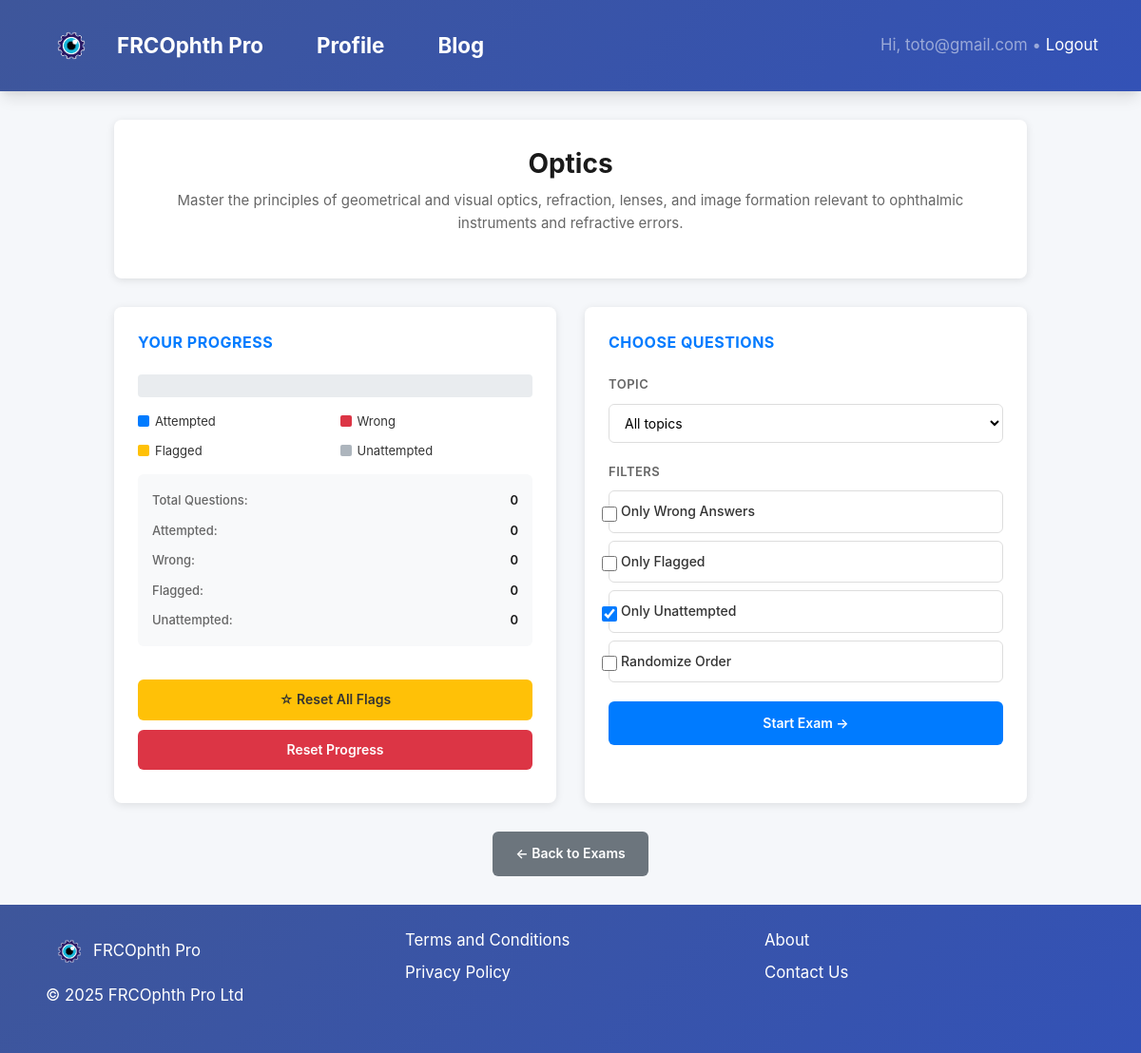
Screenshot of /Quizzes/1/select/ (signed in) with the database file from the repository.
### Quizzes/models.py (models this page shows, shortened)
class Quiz(models.Model):
    title = models.CharField(max_length=200)
    slug = models.SlugField(unique=True)
    description = models.TextField(blank=True)
    time_limit = models.PositiveIntegerField(null=True, blank=True)
    image = models.ImageField(upload_to="quiz_images/", null=True, blank=True)
    created_at = models.DateTimeField(auto_now_add=True)
    display_order = models.PositiveIntegerField(default=0)
    class Meta:
        verbose_name_plural = "Quizzes"
        ordering = ["display_order", "-title"]

### Quizzes/views.py (the view)
# urls.py: path("<int:quiz_id>/select/", views.select_questions, name="select_questions"),
@login_required
def select_questions(request, quiz_id):
    quiz = get_object_or_404(Quiz, id=quiz_id)
    attempt = _get_attempt(request.user, quiz)
    answers = attempt.extra_data.get("answers", {})
    flagged = set(attempt.extra_data.get("flagged", []))
    stats = {
        "total": quiz.questions.count(),
        "attempted": len(answers),
        "wrong": sum(
            1 for d in answers.values() if isinstance(d, dict) and not d.get("is_correct")
        ),
        "flagged": len(flagged),
        "unattempted": max(0, quiz.questions.count() - len(answers)),
    }
    topics = (
        quiz.questions.filter(category__isnull=False)
        .values_list("category__name", flat=True)
        .distinct()
        .order_by("category__name")
    )
    has_queue = bool(request.session.get(f"quiz_{quiz.id}_queue"))
    return render(
        request,
        "Quizzes/select_questions.html",
        {"quiz": quiz, "topics": topics, "stats": stats, "has_queue": has_queue},
    )

### Quizzes/views.py (called while the page is built)
def _get_attempt(user, quiz) -> Attempt:
    attempt, _ = Attempt.objects.get_or_create(
        user=user, quiz=quiz, defaults={"score": 0, "extra_data": {}}
    )
    if attempt.extra_data is None:
        attempt.extra_data = {}
    attempt.extra_data.setdefault("answers", {})
    attempt.extra_data.setdefault("flagged", [])
    attempt.save()
    return attempt

### Quizzes/templates/Quizzes/select_questions.html (shortened to what this page needs)
{% extends "Quizzes/base.html" %}
{% load static %}
{% block content %}
<div class="page-container">
  <div class="header-section">
    <h1 class="quiz-title">{{ quiz.title }}</h1>
    {% if quiz.description %}
      <p class="quiz-description">{{ quiz.description }}</p>
    {% endif %}
  </div>
  <div class="content-grid">
    <div class="card">
      <div class="card-title">Your Progress</div>
      <div class="progress-section">
        <div class="progress-bar-container">
        </div>
        <div style="display: grid; grid-template-columns: 1fr 1fr; gap: 10px; margin-bottom: 15px; font-size: 13px;">
          <div style="display: flex; align-items: center; gap: 6px;">
            <div style="width: 12px; height: 12px; background: #007bff; border-radius: 2px;"></div>
            <span>Attempted</span>
          </div>
          <div style="display: flex; align-items: center; gap: 6px;">
            <div style="width: 12px; height: 12px; background: #dc3545; border-radius: 2px;"></div>
            <span>Wrong</span>
          </div>
          <div style="display: flex; align-items: center; gap: 6px;">
            <div style="width: 12px; height: 12px; background: #ffc107; border-radius: 2px;"></div>
            <span>Flagged</span>
          </div>
          <div style="display: flex; align-items: center; gap: 6px;">
            <div style="width: 12px; height: 12px; background: #adb5bd; border-radius: 2px;"></div>
            <span>Unattempted</span>
          </div>
        </div>
        <div id="stats-summary" class="stats-summary">
          <div class="stat-line">
            <span class="stat-label">Total Questions:</span>
            <span class="stat-value" id="total-count">0</span>
          </div>
          <div class="stat-line">
            <span class="stat-label">Attempted:</span>
            <span class="stat-value" id="attempted-count">0</span>
          </div>
          <div class="stat-line">
            <span class="stat-label">Wrong:</span>
            <span class="stat-value" id="wrong-count">0</span>
          </div>
          <div class="stat-line">
            <span class="stat-label">Flagged:</span>
            <span class="stat-value" id="flagged-count">0</span>
          </div>
          <div class="stat-line">
            <span class="stat-label">Unattempted:</span>
            <span class="stat-value" id="unattempted-count">0</span>
          </div>
        </div>
      </div>
      <button type="button" class="btn-reset-flags" onclick="openResetFlagsModal()">☆ Reset All Flags</button>
      <form method="post" action="{% url 'Quizzes:reset_progress' quiz.id %}" style="margin: 0;">
        <button type="button" class="btn-reset" onclick="openResetModal()">Reset Progress</button>
      </form>
    </div>
    <div class="card">
      <div class="card-title">Choose Questions</div>
      <form id="filter-form">
        <div class="filter-group">
          <label class="filter-label-text">Topic</label>
          <select name="topic" id="topic" class="topic-select">
            <option value="">All topics</option>
          </select>
        </div>
        <div class="filter-group">
          <label class="filter-label-text">Filters</label>
          <div class="checkbox-item">
            <input class="form-check-input" type="checkbox" name="only_wrong" value="1" id="only_wrong">
            <label for="only_wrong">Only Wrong Answers</label>
          </div>
          <div class="checkbox-item">
            <input class="form-check-input" type="checkbox" name="only_flagged" value="1" id="only_flagged">
            <label for="only_flagged">Only Flagged</label>
          </div>
          <div class="checkbox-item">
            <input class="form-check-input" type="checkbox" name="only_unattempted" value="1" id="only_unattempted" checked>
            <label for="only_unattempted">Only Unattempted</label>
          </div>
          <div class="checkbox-item">
            <input class="form-check-input" type="checkbox" name="random" value="1" id="random">
            <label for="random">Randomize Order</label>
          </div>
        </div>
        <div class="action-buttons">
          <a href="#" id="start-quiz-btn" class="btn-primary">Start Exam →</a>
        </div>
      </form>
    </div>
  </div>
  <div class="footer-section">
    <a href="{% url 'Quizzes:home' %}" class="back-btn">← Back to Exams</a>
  </div>
</div>
{% endblock %}

### Quizzes/templates/Quizzes/base.html (shortened to what this page needs)
{% load static %}
<!doctype html>
<html lang="en">
  <head>
    <link rel="stylesheet" href="https://cdnjs.cloudflare.com/ajax/libs/twitter-bootstrap/4.5.2/css/bootstrap.min.css"/>
    <link rel="stylesheet" href="https://cdnjs.cloudflare.com/ajax/libs/font-awesome/6.0.0/css/all.min.css">
  </head>
  <body>
    <nav class="navbar navbar-expand-lg navbar-dark" style="background: var(--gradient); box-shadow: var(--shadow);">
      <div class="container">
       <a class="navbar-brand flex items-center" href="{% url 'Quizzes:home' %}">
          <img src="{% static 'img/logo.png' %}" alt="FRCOphth Pro" style="height: 60px; width: auto;" />
          <span class="ml-2 text-white font-semibold text-xl">FRCOphth Pro</span>
      </a>
      <li class="nav-item">
        <a class="navbar-brand flex items-center" href="{% url 'Quizzes:profile' %}" style="padding-left:40px;">
           Profile
        </a>
      </li>
      <li class="nav-item">
        <a class="navbar-brand flex items-center" style="padding-left:40px;" href="{% url 'Quizzes:blog_index' %}">
           Blog
        </a>
      </li>
        <div class="ml-auto text-white-50">
          {% if user.is_authenticated %}
            Hi, {{ user.username }} • <a class="text-white" href="{% url 'logout' %}">Logout</a>
          {% else %}
            <a class="text-white" href="{% url 'login' %}">Login</a>
          {% endif %}
        </div>
      </div>
    </nav>
    <main class="container-fluid px-0" style="min-height:70vh;">
      {% block content %}
      {% endblock %}
    </main>
          <footer class="footer-wrapper py-4" style="background: var(--gradient); color: #fff;">
            <div class="container-fluid px-md-5">
              <div class="row align-items-start">
                <div class="col-md-4 mb-4 d-flex flex-column align-items-start gap-2">
                  <div class="d-flex align-items-center">
                    <img src="{% static 'img/logo.png' %}" alt="FRCOphth Pro" style="height: 50px; width: auto;" />
                    <span class="ms-2 fw-semibold fs-5">FRCOphth Pro</span>
                  </div>
                  <p class="mt-2 mb-0">&copy; 2025 FRCOphth Pro Ltd</p>
                </div>
                <div class="col-md-4 mb-4 d-flex flex-column align-items-start gap-2">
                  <ul class="list-unstyled mb-0">
                    <li class="mb-2">
                      <a href="{% url 'Quizzes:terms' %}" class="text-white text-decoration-none">Terms and Conditions</a>
                    </li>
                    <li>
                      <a href="{% url 'Quizzes:privacy' %}" class="text-white text-decoration-none">Privacy Policy</a>
                    </li>
                  </ul>
                </div>
                <div class="col-md-4 mb-4 d-flex flex-column align-items-start gap-2">
                  <ul class="list-unstyled mb-0">
                    <li class="mb-2">
                      <a href="{% url 'Quizzes:about' %}" class="text-white text-decoration-none">About</a>
                    </li>
                    <li>
                      <a href="mailto:support@frcophthpro.com" class="text-white text-decoration-none">Contact Us</a>
                    </li>
                  </ul>
                </div>
              </div>
            </div>
          </footer>
  </body>
</html>

### Quizzes/templates/Quizzes/select_questions.html (style rules this page uses)
* { margin: 0; padding: 0; box-sizing: border-box; }
body { background: #f5f7fa; font-family: -apple-system, BlinkMacSystemFont, 'Segoe UI', Roboto, 'Helvetica Neue', Arial, sans-serif; color: #333; }
.page-container { max-width: 1000px; margin: 0 auto; padding: 30px 20px; }
.header-section { background: white; border-radius: 8px; box-shadow: 0 2px 8px rgba(0, 0, 0, 0.1); padding: 30px; margin-bottom: 30px; text-align: center; }
.quiz-title { font-size: 28px; font-weight: 700; color: #1a1a1a; margin-bottom: 10px; }
.quiz-description { font-size: 15px; color: #666; line-height: 1.6; }
.content-grid { display: grid; grid-template-columns: 1fr 1fr; gap: 30px; margin-bottom: 30px; }
.card { background: white; border-radius: 8px; box-shadow: 0 2px 8px rgba(0, 0, 0, 0.1); padding: 25px; }
.card-title { font-size: 16px; font-weight: 700; color: #007bff; text-transform: uppercase; letter-spacing: 0.5px; margin-bottom: 20px; }
.progress-section { margin-bottom: 20px; }
.progress-bar-container { background: #e9ecef; border-radius: 4px; height: 24px; overflow: hidden; display: flex; margin-bottom: 15px; }
.stats-summary { background: #f8f9fa; border-radius: 6px; padding: 12px 15px; font-size: 13px; line-height: 1.8; margin-bottom: 15px; }
.stat-line { display: flex; justify-content: space-between; padding: 4px 0; }
.stat-label { color: #666; }
.stat-value { font-weight: 600; color: #1a1a1a; }
.btn-reset { background: #dc3545; color: white; border: none; padding: 10px 20px; border-radius: 6px; font-weight: 600; font-size: 14px; cursor: pointer; width: 100%; transition: all 0.2s ease; margin-bottom: 10px; }
.btn-reset-flags { background: #ffc107; color: #333; border: none; padding: 10px 20px; border-radius: 6px; font-weight: 600; font-size: 14px; cursor: pointer; width: 100%; transition: all 0.2s ease; margin-bottom: 10px; }
.filter-group { margin-bottom: 20px; }
.filter-label-text { display: block; font-size: 13px; font-weight: 600; color: #666; text-transform: uppercase; letter-spacing: 0.5px; margin-bottom: 10px; }
.topic-select { width: 100%; padding: 10px 12px; border: 1px solid #ddd; border-radius: 6px; font-size: 14px; background: white; cursor: pointer; transition: all 0.2s ease; }
.checkbox-item { display: flex; align-items: center; padding: 10px 12px; border: 1px solid #ddd; border-radius: 6px; margin-bottom: 8px; cursor: pointer; transition: all 0.2s ease; background: white; }
.checkbox-item input[type="checkbox"] { width: 16px; height: 16px; cursor: pointer; margin-right: 10px; accent-color: #007bff; }
.checkbox-item label { cursor: pointer; font-size: 14px; font-weight: 500; margin: 0; }
.action-buttons { display: flex; gap: 10px; margin-top: 20px; }
.btn-primary { flex: 1; background: #007bff; color: white; border: none; padding: 12px 20px; border-radius: 6px; font-weight: 600; font-size: 14px; cursor: pointer; text-decoration: none; display: inline-flex; align-items: center; justify-content: center; transition: all 0.2s ease; }
.back-btn { display: inline-block; background: #6c757d; color: white; padding: 12px 24px; border-radius: 6px; font-weight: 600; font-size: 14px; text-decoration: none; transition: all 0.2s ease; }
.footer-section { text-align: center; margin-top: 30px; }

### rows the page displays
Quiz: title "Optics", description "Master the principles of geometrical and visual optics, refraction, lenses, and image formation relevant to ophthalmic instruments and refractive errors."

### other values shown
{{ user.username }} "toto@gmail.com"
